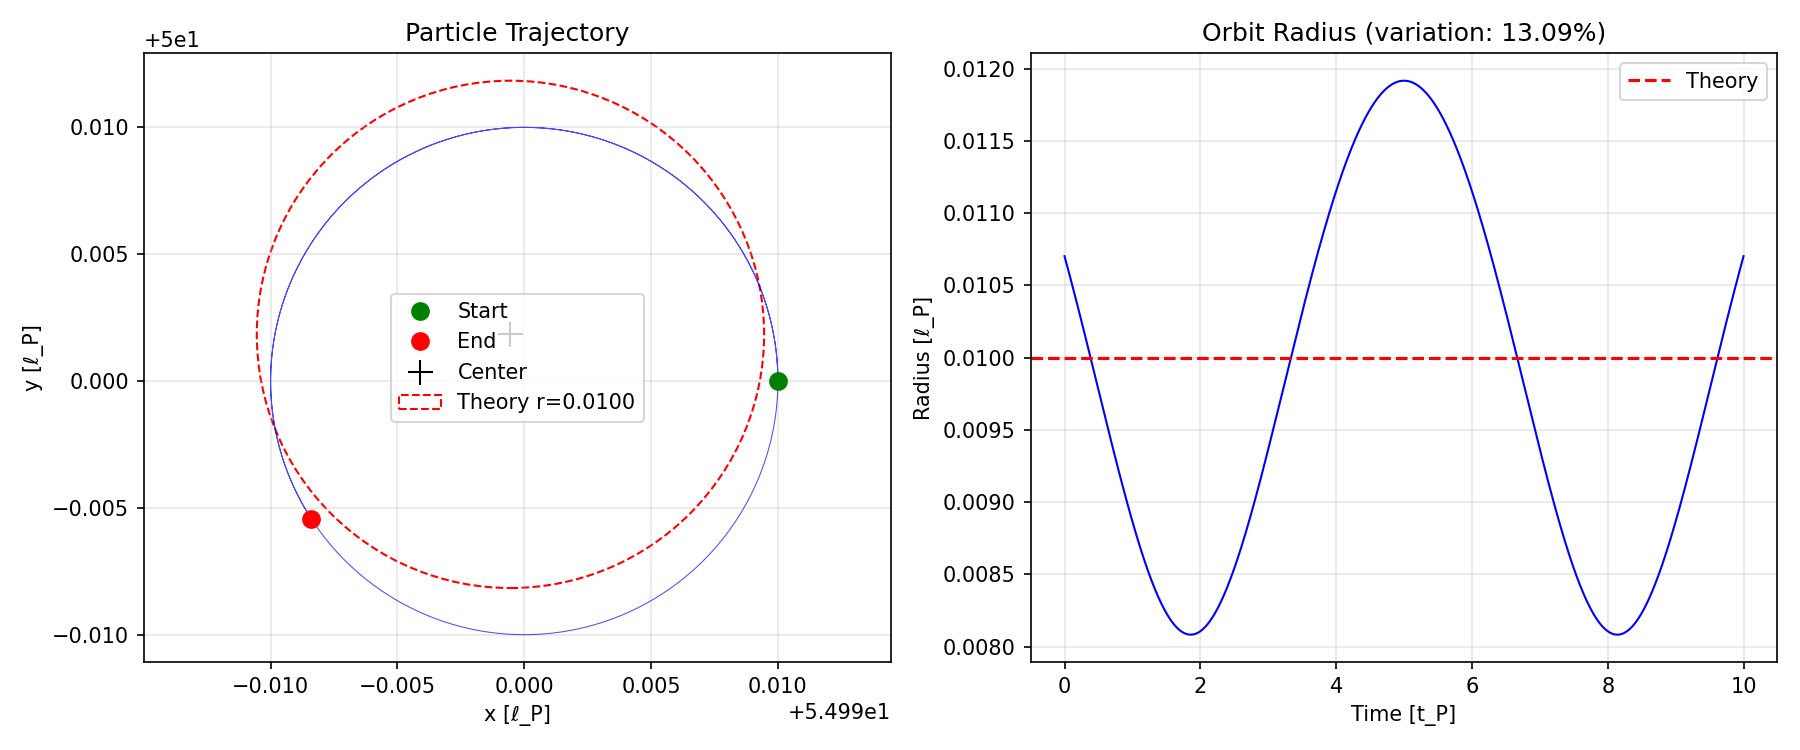

Reproduce this figure in Python.
#!/usr/bin/env python3
"""
Reference Boris algorithm implementation to verify correct behavior.
The Boris algorithm should produce PERFECT circular orbits in uniform B-field.
"""

import numpy as np
import matplotlib.pyplot as plt

def boris_pusher(x, v, E, B, q, m, dt):
    """
    Standard Boris pusher for charged particle in EM field.

    Args:
        x: position [x, y, z]
        v: velocity [vx, vy, vz]
        E: electric field [Ex, Ey, Ez]
        B: magnetic field [Bx, By, Bz]
        q: charge
        m: mass
        dt: timestep

    Returns:
        x_new, v_new: updated position and velocity
    """
    # Constants
    q_over_m = q / m

    # Half acceleration from E field
    v_minus = v + 0.5 * q_over_m * E * dt

    # Rotation from B field
    t = 0.5 * q_over_m * B * dt
    s = 2.0 * t / (1.0 + np.dot(t, t))

    # Rotation step
    v_prime = v_minus + np.cross(v_minus, t)
    v_plus = v_minus + np.cross(v_prime, s)

    # Half acceleration from E field
    v_new = v_plus + 0.5 * q_over_m * E * dt

    # Position update
    x_new = x + v_new * dt

    return x_new, v_new


def simulate_cyclotron():
    """Simulate charged particle in uniform B-field."""

    # Physical parameters (matching SMFT test)
    q = -1.0        # charge
    m = 0.1         # mass
    B_z = 0.1       # magnetic field
    v0 = 0.01       # initial speed
    dt = 0.0001     # timestep

    # Initial conditions
    x0 = np.array([55.0, 50.0, 0.0])  # position
    v0 = np.array([0.0, v0, 0.0])      # velocity

    # Fields
    E = np.array([0.0, 0.0, 0.0])      # no electric field
    B = np.array([0.0, 0.0, B_z])      # uniform B in z

    # Theoretical predictions
    omega_c = abs(q * B_z / m)  # cyclotron frequency
    r_L = m * np.linalg.norm(v0[:2]) / (abs(q) * B_z)  # Larmor radius
    T = 2 * np.pi / omega_c  # period

    print("Theoretical predictions:")
    print(f"  Cyclotron frequency: ω_c = {omega_c:.6f} rad/t_P")
    print(f"  Larmor radius: r_L = {r_L:.6f} ℓ_P")
    print(f"  Period: T = {T:.6f} t_P")

    # Simulate
    n_steps = 100000
    record_every = 5

    trajectory = []
    x, v = x0.copy(), v0.copy()

    for step in range(n_steps):
        if step % record_every == 0:
            trajectory.append({
                't': step * dt,
                'x': x[0], 'y': x[1],
                'vx': v[0], 'vy': v[1],
                'speed': np.linalg.norm(v[:2])
            })

        x, v = boris_pusher(x, v, E, B, q, m, dt)

    # Analyze results
    traj = trajectory
    t = np.array([p['t'] for p in traj])
    x = np.array([p['x'] for p in traj])
    y = np.array([p['y'] for p in traj])
    speed = np.array([p['speed'] for p in traj])

    # Find orbit center
    x_center = np.mean(x)
    y_center = np.mean(y)

    # Compute radius
    r = np.sqrt((x - x_center)**2 + (y - y_center)**2)
    r_mean = np.mean(r)
    r_std = np.std(r)

    print("\nNumerical results:")
    print(f"  Orbit center: ({x_center:.6f}, {y_center:.6f})")
    print(f"  Mean radius: {r_mean:.6f} ± {r_std:.6f} ℓ_P")
    print(f"  Radius variation: {r_std/r_mean*100:.6f}%")
    print(f"  Min radius: {np.min(r):.6f} ℓ_P")
    print(f"  Max radius: {np.max(r):.6f} ℓ_P")
    print(f"  Speed conservation: {(speed[-1] - speed[0])/speed[0]*100:.10f}%")

    # Count orbits
    theta = np.arctan2(y - y_center, x - x_center)
    theta_unwrap = np.unwrap(theta)
    n_orbits = (theta_unwrap[-1] - theta_unwrap[0]) / (2 * np.pi)
    print(f"  Number of orbits: {n_orbits:.3f}")

    # Plot trajectory
    fig, (ax1, ax2) = plt.subplots(1, 2, figsize=(12, 5))

    # Trajectory plot
    ax1.plot(x, y, 'b-', linewidth=0.5, alpha=0.7)
    ax1.plot(x[0], y[0], 'go', markersize=8, label='Start')
    ax1.plot(x[-1], y[-1], 'ro', markersize=8, label='End')
    ax1.plot(x_center, y_center, 'k+', markersize=12, label='Center')
    circle = plt.Circle((x_center, y_center), r_L, fill=False,
                        color='r', linestyle='--', label=f'Theory r={r_L:.4f}')
    ax1.add_patch(circle)
    ax1.set_xlabel('x [ℓ_P]')
    ax1.set_ylabel('y [ℓ_P]')
    ax1.set_title('Particle Trajectory')
    ax1.legend()
    ax1.axis('equal')
    ax1.grid(True, alpha=0.3)

    # Radius vs time
    ax2.plot(t, r, 'b-', linewidth=1)
    ax2.axhline(r_L, color='r', linestyle='--', label='Theory')
    ax2.set_xlabel('Time [t_P]')
    ax2.set_ylabel('Radius [ℓ_P]')
    ax2.set_title(f'Orbit Radius (variation: {r_std/r_mean*100:.2f}%)')
    ax2.legend()
    ax2.grid(True, alpha=0.3)

    plt.tight_layout()
    plt.savefig('boris_reference_test.png', dpi=150)
    print("\nPlot saved: boris_reference_test.png")

    # Verdict
    if r_std / r_mean < 0.001:  # <0.1% variation
        print("\n✅ PASS: Boris algorithm working correctly")
    else:
        print(f"\n❌ FAIL: Boris algorithm has {r_std/r_mean*100:.2f}% radius variation")
        print("   Expected: <0.1% for proper implementation")


if __name__ == "__main__":
    simulate_cyclotron()
